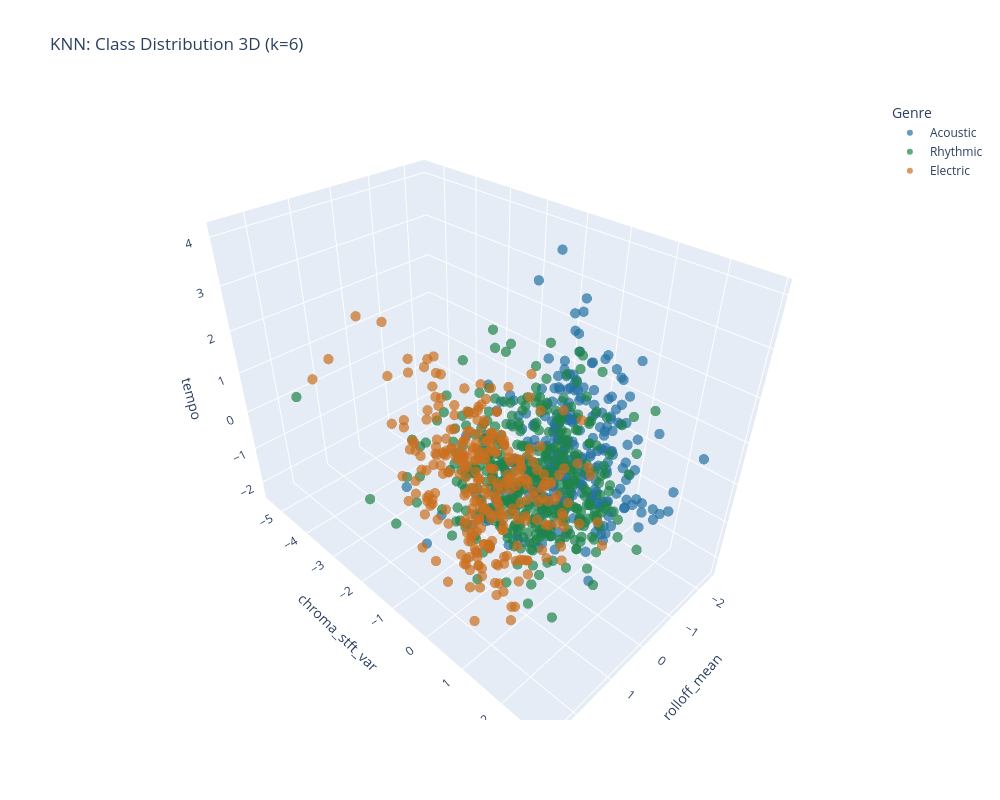

Here is the notebook cell this chart was saved with:
### Code cell
import plotly.express as px
import pandas as pd

rolloff_idx = feature_cols.index('rolloff_mean') #indexing/keeping track of original df to scaled df
chroma_idx = feature_cols.index('chroma_stft_var')
tempo_idx = feature_cols.index('tempo')

plot_df = pd.DataFrame({
    'rolloff_mean': X_scaled[:, rolloff_idx],
    'chroma_stft_var': X_scaled[:, chroma_idx],
    'tempo': X_scaled[:, tempo_idx],
    'final_group': df['final_group'].values
})

fig = px.scatter_3d(plot_df,
                    x='rolloff_mean',
                    y='chroma_stft_var',
                    z='tempo',
                    color='final_group',
                    opacity=0.7,
                    title='KNN: Class Distribution 3D (k=6)',
                    color_discrete_map={
                        'Acoustic': '#2471a3',
                        'Rhythmic': '#1e8449',
                        'Electric': '#ca6f1e'
                    },
                    labels={'final_group': 'Genre'})

fig.update_traces(marker=dict(size=6))
fig.update_layout(width=1000, height=800)
fig.show()

### Figure 1 — Plotly figure (JSON) as saved in the notebook; plotly's stock layout.template omitted (floating-point values rounded to 4 significant figures; data arrays with more than 128 entries replaced by an {"elided": "..."} marker saying what was removed)
{"data": [{"hovertemplate": "Genre=Acoustic<br>rolloff_mean=%{x}<br>chroma_stft_var=%{y}<br>tempo=%{z}<extra></extra>", "legendgroup": "Acoustic", "marker": {"color": "#2471a3", "opacity": 0.7, "size": 6, "symbol": "circle"}, "mode": "markers", "name": "Acoustic", "scene": "scene", "showlegend": true, "type": "scatter3d", "x": {"elided": "300 float values"}, "y": {"elided": "300 float values"}, "z": {"elided": "300 float values"}}, {"hovertemplate": "Genre=Rhythmic<br>rolloff_mean=%{x}<br>chroma_stft_var=%{y}<br>tempo=%{z}<extra></extra>", "legendgroup": "Rhythmic", "marker": {"color": "#1e8449", "opacity": 0.7, "size": 6, "symbol": "circle"}, "mode": "markers", "name": "Rhythmic", "scene": "scene", "showlegend": true, "type": "scatter3d", "x": {"elided": "400 float values"}, "y": {"elided": "400 float values"}, "z": {"elided": "400 float values"}}, {"hovertemplate": "Genre=Electric<br>rolloff_mean=%{x}<br>chroma_stft_var=%{y}<br>tempo=%{z}<extra></extra>", "legendgroup": "Electric", "marker": {"color": "#ca6f1e", "opacity": 0.7, "size": 6, "symbol": "circle"}, "mode": "markers", "name": "Electric", "scene": "scene", "showlegend": true, "type": "scatter3d", "x": {"elided": "300 float values"}, "y": {"elided": "300 float values"}, "z": {"elided": "300 float values"}}], "layout": {"height": 800, "legend": {"title": {"text": "Genre"}, "tracegroupgap": 0}, "scene": {"domain": {"x": [0, 1], "y": [0, 1]}, "xaxis": {"title": {"text": "rolloff_mean"}}, "yaxis": {"title": {"text": "chroma_stft_var"}}, "zaxis": {"title": {"text": "tempo"}}}, "title": {"text": "KNN: Class Distribution 3D (k=6)"}, "width": 1000}}
